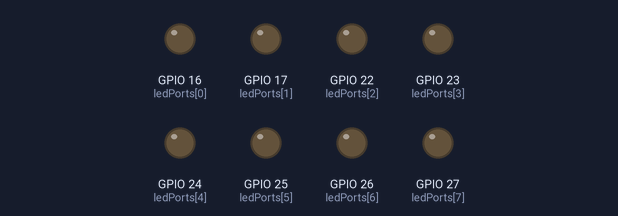
The program below on a simulated Raspberry Pi (BCM pin numbers). Shown: output pins drawn as LEDs (lit = HIGH).

Above: at 0.1 s.
At 4.9 s:
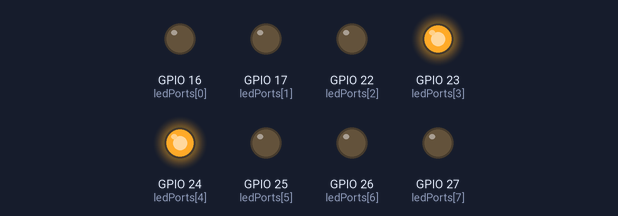
At 9.9 s:
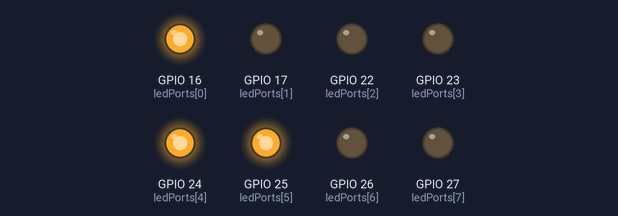
At 19.9 s:
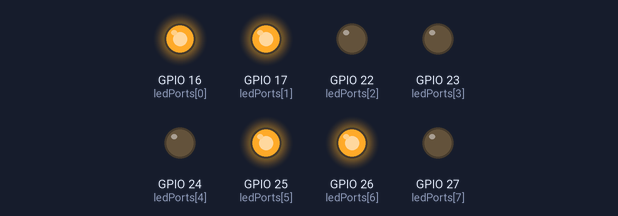
At 29.7 s:
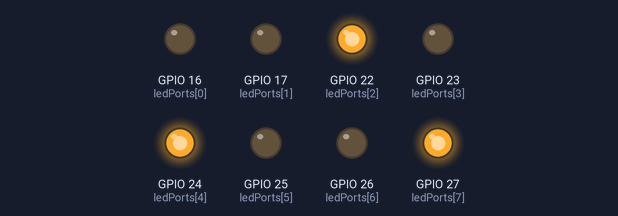
At 39.7 s:
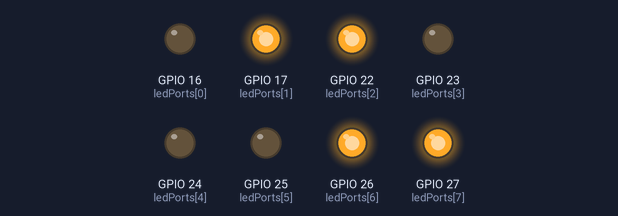
Timing chart, 0 to 40.0 s (numbered marks = the images above):
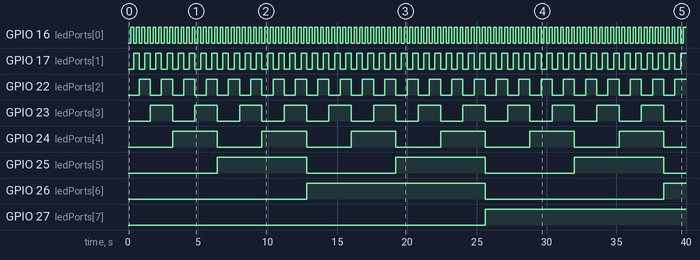

The program:

Led8Count.py
```python
# led8bin.py
import RPi.GPIO as GPIO
import time

GPIO.setmode(GPIO.BCM)
GPIO.setwarnings(False)

ledPorts = [16, 17, 22, 23, 24, 25, 26, 27]
bitMasks = [0x01, 0x02, 0x04, 0x08, 0x10, 0x20, 0x40, 0x80]

for port in ledPorts :
    GPIO.setup(port, GPIO.OUT)

for num in range(257) :
    for mask in range (8) :
        if  num & bitMasks[mask] == 0 :
            GPIO.output(ledPorts[mask], False)
        else :
            GPIO.output(ledPorts[mask], True)
    time.sleep(0.2)

time.sleep(4)
                                                                                                                                                                                                                                                                                                                                                                                                                                                                                                                                                                                                                                                                                                                                                                                                                                                                                                                                                                                                                                                                                                                                                                                                                                                      
```

Measured:
- by itself, GPIO 16 (ledPorts[0]): alternates HIGH for 0.20 s and LOW for 0.20 s
- by itself, GPIO 17 (ledPorts[1]): alternates HIGH for 0.40 s and LOW for 0.40 s
- by itself, GPIO 22 (ledPorts[2]): alternates HIGH for 0.80 s and LOW for 0.80 s
- by itself, GPIO 23 (ledPorts[3]): alternates HIGH for 1.6 s and LOW for 1.6 s
- by itself, GPIO 24 (ledPorts[4]): alternates HIGH for 3.2 s and LOW for 3.2 s
- by itself, GPIO 25 (ledPorts[5]): alternates HIGH for 6.4 s and LOW for 6.4 s
- by itself, GPIO 26 (ledPorts[6]): LOW → HIGH at 12.8 s, → LOW 12.8 s later, → HIGH 12.8 s later
- by itself, GPIO 27 (ledPorts[7]): LOW → HIGH at 25.6 s
